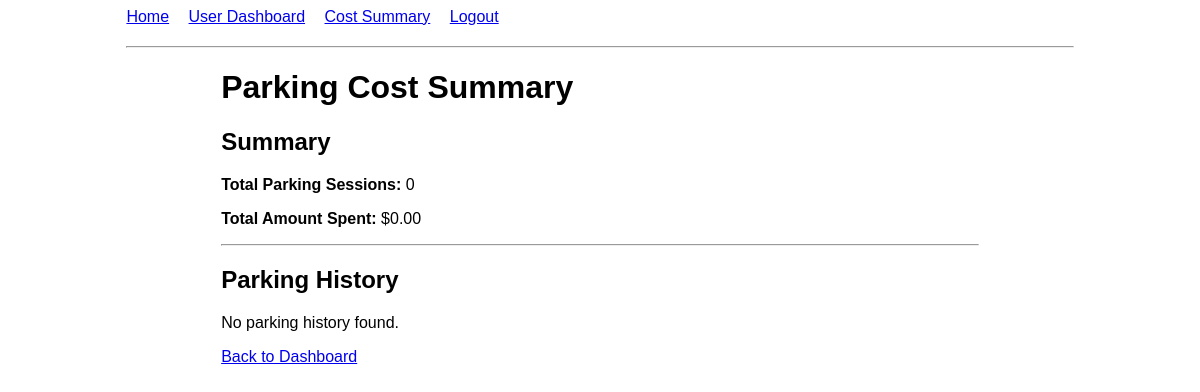
The app's page /parking_cost_summary (signed in), older data.
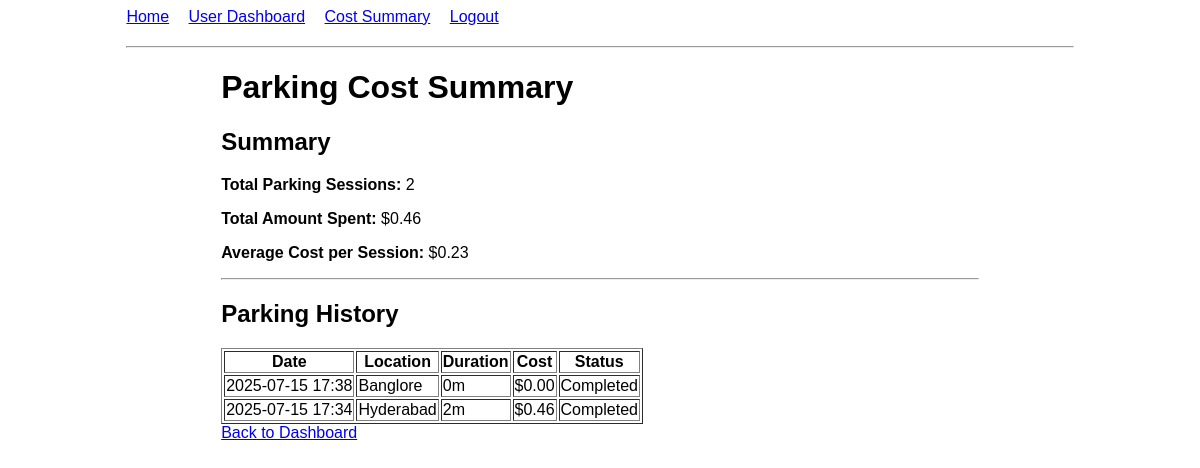
The same page, newer data.
### models/models.py (models this page shows, shortened)
class Reservation(db.Model):
    __tablename__ = 'reservations'
    id = db.Column(db.Integer, primary_key=True)
    spot_id = db.Column(db.Integer, db.ForeignKey('parking_spots.id'), nullable=False)
    user_id = db.Column(db.Integer, db.ForeignKey('users.id'), nullable=False)
    reservation_timestamp = db.Column(db.DateTime, default=datetime.utcnow)
    parking_timestamp = db.Column(db.DateTime, nullable=True)
    leaving_timestamp = db.Column(db.DateTime, nullable=True)
    parking_cost = db.Column(db.Float, nullable=True)
    spot = db.relationship('ParkingSpot', backref='reservations')
    def get_parking_duration(self):
        if not self.parking_timestamp:
            return 0
        end_time = self.leaving_timestamp or datetime.utcnow()
        duration = end_time - self.parking_timestamp
        return duration.total_seconds() / 60
    def get_parking_duration_formatted(self):
        minutes = self.get_parking_duration()
        if minutes == 0:
            return "Not parked"
        hours = int(minutes // 60)
        mins = int(minutes % 60)
        if hours > 0:
            return f"{hours}h {mins}m"
        else:
            return f"{mins}m"
    def get_status(self):
        if self.leaving_timestamp:
            return "Completed"
        elif self.parking_timestamp:
            return "Occupied"
        else:
            return "Reserved"

class ParkingLot(db.Model):
    __tablename__ = 'parking_lots'
    id = db.Column(db.Integer, primary_key=True)
    prime_location_name = db.Column(db.String(100), nullable=False)
    price = db.Column(db.Float, nullable=False)
    address = db.Column(db.String(200), nullable=False)
    pin_code = db.Column(db.String(10), nullable=False)
    maximum_number_of_spots = db.Column(db.Integer, nullable=False)
    spots = db.relationship('ParkingSpot', backref='lot', cascade='all, delete-orphan')

### app.py (the view)
@app.route('/parking_cost_summary')
def parking_cost_summary():
    if 'user_id' not in session:
        flash('Please login first!', 'error')
        return redirect(url_for('login'))
    user = User.query.get(session['user_id'])
    if not user:
        flash('User not found!', 'error')
        return redirect(url_for('login'))
    completed_reservations = db.session.query(Reservation, ParkingSpot, ParkingLot).join(
        ParkingSpot, Reservation.spot_id == ParkingSpot.id
    ).join(
        ParkingLot, ParkingSpot.lot_id == ParkingLot.id
    ).filter(
        Reservation.user_id == session['user_id'],
        Reservation.leaving_timestamp.isnot(None)
    ).order_by(Reservation.leaving_timestamp.desc()).all()
    total_cost = sum(res.parking_cost for res, spot, lot in completed_reservations if res.parking_cost)
    total_sessions = len(completed_reservations)
    current_reservation = user.get_current_reservation()
    current_cost = 0
    if current_reservation:
        current_spot = ParkingSpot.query.get(current_reservation.spot_id)
        current_lot = ParkingLot.query.get(current_spot.lot_id) if current_spot else None
        if current_lot:
            current_cost = current_reservation.calculate_cost(current_lot.price)
    return render_template('parking_cost_summary.html',
                         completed_reservations=completed_reservations,
                         total_cost=total_cost,
                         total_sessions=total_sessions,
                         current_reservation=current_reservation,
                         current_cost=current_cost,
                         user=user)

### models/models.py (called while the page is built)
    def get_current_reservation(self):
        return Reservation.query.filter_by(
            user_id=self.id,
            leaving_timestamp=None
        ).first()

### templates/parking_cost_summary.html (shortened to what this page needs)
{% extends "base.html" %}
{% block content %}
<div class="container">
    <h1>Parking Cost Summary</h1>
    <div class="summary-stats">
        <h2>Summary</h2>
        <p><strong>Total Parking Sessions:</strong> {{ total_sessions }}</p>
        <p><strong>Total Amount Spent:</strong> ${{ "%.2f"|format(total_cost) }}</p>
        {% if total_sessions > 0 %}
        <p><strong>Average Cost per Session:</strong> ${{ "%.2f"|format(total_cost / total_sessions) }}</p>
        {% endif %}
    </div>
    <hr>
    <div class="parking-history">
        <h2>Parking History</h2>
        {% if completed_reservations %}
        <table border="1">
            <thead>
                <tr>
                    <th>Date</th>
                    <th>Location</th>
                    <th>Duration</th>
                    <th>Cost</th>
                    <th>Status</th>
                </tr>
            </thead>
            <tbody>
                {% for reservation, spot, lot in completed_reservations %}
                <tr>
                    <td>{{ reservation.reservation_timestamp.strftime('%Y-%m-%d %H:%M') }}</td>
                    <td>{{ lot.prime_location_name }}</td>
                    <td>{{ reservation.get_parking_duration_formatted() }}</td>
                    <td>${{ "%.2f"|format(reservation.parking_cost) if reservation.parking_cost else "0.00" }}</td>
                    <td>{{ reservation.get_status() }}</td>
                </tr>
                {% endfor %}
            </tbody>
        </table>
        {% else %}
        <p>No parking history found.</p>
        {% endif %}
    </div>
    <div class="actions">
        <a href="{{ url_for('user_dashboard') }}">Back to Dashboard</a>
    </div>
</div>
{% endblock %}

Row changes from the older to the newer data that the page shows:
added Reservation: reservation_timestamp "2025-07-15 17:38", prime_location_name "Banglore", get_parking_duration_formatted "0m", parking_cost "0.00", get_status "Completed"
now on this page (row edited): Reservation: reservation_timestamp "2025-07-15 17:34", prime_location_name "Hyderabad", get_parking_duration_formatted "2m", parking_cost "0.46", get_status "Completed"
Text that changed along with them:
{{ total_sessions }}: "0" → "2"
{{ "%.2f"|format(total_cost) }}: "0.00" → "0.46"
{{ "%.2f"|format(total_cost / total_sessions) }}: (not shown) → "0.23"
text no longer shown: "No parking history found."
text now shown: "Average Cost per Session: $ Date Location Duration Cost Status"
